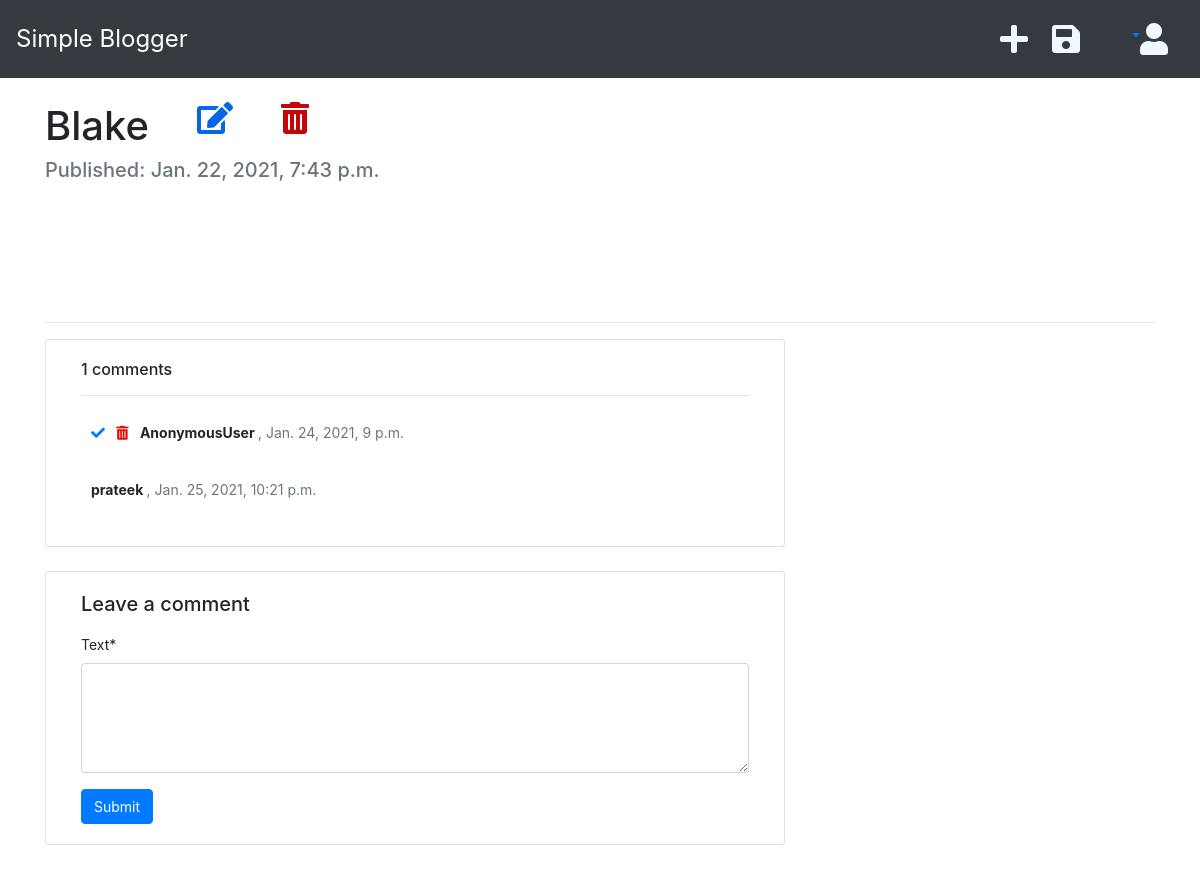
The app's page /post/12 (signed in) with its own data.
### blog/models.py (models this page shows, shortened)
class Post(models.Model):
    author          = models.ForeignKey('auth.User', on_delete=models.CASCADE)
    title           = models.CharField(max_length=150)
    text            = models.TextField()
    created_date    = models.DateTimeField(default=timezone.now)
    published_date  = models.DateTimeField(blank=True, null=True)
    def approved_comments(self):
        return self.comments.filter(approved=True)

class Comment(models.Model):
    post            = models.ForeignKey('blog.Post', on_delete=models.CASCADE, related_name='comments')
    author          = models.CharField(max_length=100)
    text            = models.TextField()
    created_date    = models.DateTimeField(default=timezone.now)
    approved        = models.BooleanField(default=False)
    class Meta:
        ordering = ['created_date']

### blog/views.py (the view)
# urls.py: path('post/<int:pk>', post_detail, name='post_detail'),
def post_detail(request, pk):
    post = get_object_or_404(Post, pk=pk)
    if request.method == 'POST':
        if request.user.is_authenticated:
            form = CommentForm(request.POST)
            if form.is_valid():
                comment = form.save(commit=False)
                comment.author = request.user
                comment.post = post
                comment.save()
                return redirect('post_detail', pk=post.pk)
        else:
            return redirect('login')
    else:
        form = CommentForm()
    stuff_for_frontend = {'post': post, 'form': form}
    return render(request, 'blog/post_detail.html', stuff_for_frontend)

### blog/forms.py
class CommentForm(forms.ModelForm):
	class Meta:
		model = Comment
		fields = ('text',)
		widgets = {
			'text': forms.Textarea(
				attrs={
					'class': 'form-control',
					'rows' : 4,
				}
			),
		}

### blog/templatetags/markdownify.py (called while the page is built)
@register.filter
def markdown(value):
    renderer = HighlightRenderer()
    markdown = mistune.Markdown(renderer = renderer)
    return markdown(value)

### blog/templates/blog/post_detail.html (shortened to what this page needs)
{% extends "index.html" %}
{% load crispy_forms_tags %}
{% load markdownify %}
{% block content %}
<div class="container mt-4">
        <div class="d-flex text-center">
            <h1 class="page-header text-center">{{post.title}}</h1>
            {% if user.is_authenticated %}
                <a href="{% url 'post_edit' pk=post.pk %}"><i class="ml-5 fas fa-edit fa-2x" style="color: #0667e6;"></i></a>
                <a href="{% url 'post_delete' pk=post.pk %}" onclick="return confirm('Are you sure you want to delete this post?')"><i class="ml-5 fas fa-trash-alt fa-2x" style="color: #c40606;"></i></a>
            {% endif %}
        </div>
        {% if post.published_date %}
            <h5 class="mb-2 text-muted">Published: {{post.published_date}}</h5>
        {% endif %}
        <div class="" style="height: 100px;"></div>
        <hr>
        <div class="col-md-8 card mb-4 mt-3 ">
            <div class="card-body" style="font-size: 14px;">
                {% if post.approved_comments %}
                    <h6>{{ post.approved_comments.count }} comments</h6>
                {% else %}
                    <h6>No Comments</h6>
                {% endif %}
                <hr>
                {% for comment in post.comments.all %}
                    {% if user.is_authenticated or comment.approved %}
                        <div class="comments" style="padding: 10px;">
                            <p class="font-weight-bold">
                                {% if not comment.approved and user.is_superuser %}
                                    <a href="{% url 'comment_approve' pk=comment.pk %}"><i class="fas fa-check mr-2"></i></a>
                                    <a href="{% url 'comment_remove' pk=comment.pk %}"><i class="fas fa-trash-alt mr-2" style="color: #e70c0c;"></i></a>
                                {% endif %}
                                {{ comment.author }}
                                <span class=" text-muted font-weight-normal">
                                    ,  {{ comment.created_date }}
                                </span>
                            </p>
                        </div>
                    {% endif %}
                {% endfor %}
            </div>
        </div>
        <div class="col-md-8 card mb-4  mt-3 ">
            <div class="card-body" style="font-size: 14px;">
                <!-- {% if new_comment %}
                <div class="alert alert-success" role="alert">
                    Your comment is awaiting moderation
                </div>
                {% else %} -->
                <h5>Leave a comment</h5>
                <form method="post" style="margin-top: 1.3em;">
                    <div class="mb-3 mx-auto">
                        {{form.text|as_crispy_field }}
                    </div>
                    <button type="submit" class="btn btn-primary" style="font-size: 14px;">Submit</button>
                </form>
                {% endif %}
            </div>
        </div>
</div>
{% endblock %}

### records on screen
Post: title "Blake", published_date "Jan. 22, 2021, 7:43 p.m.", approved_comments.count "1"
Comment: approved False (drawn), author "AnonymousUser", created_date "Jan. 24, 2021, 9 p.m."
Comment: author "prateek", created_date "Jan. 25, 2021, 10:21 p.m."
